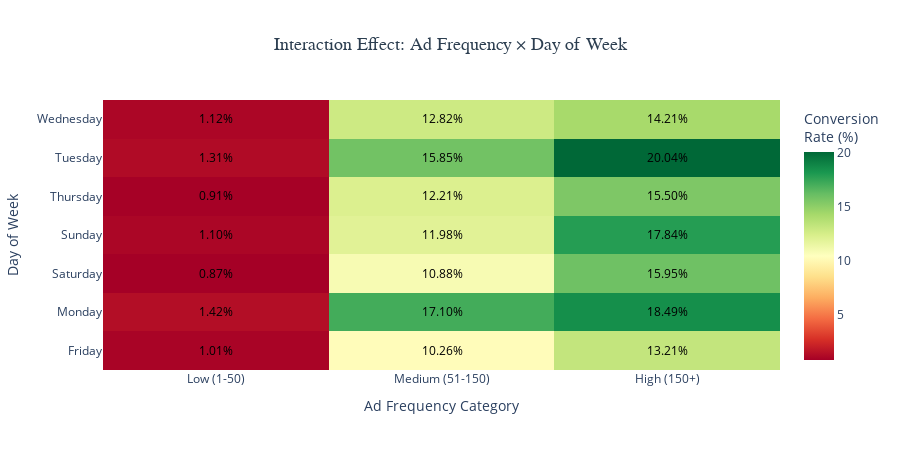

Notebook cell for this chart:
### Code cell
# Create interactive heatmap for Day × Ad Frequency interaction
fig = go.Figure(data=go.Heatmap(
    z=heatmap_data.values,
    x=heatmap_data.columns,
    y=heatmap_data.index,
    colorscale='RdYlGn',
    text=heatmap_data.values,
    texttemplate='%{text:.2f}%',
    textfont={"size": 12, "color": "black"},
    hovertemplate='<b>Day:</b> %{y}<br>' +
                  '<b>Ad Frequency:</b> %{x}<br>' +
                  '<b>Conversion Rate:</b> %{z:.2f}%<br>' +
                  '<extra></extra>',
    colorbar=dict(title="Conversion<br>Rate (%)")
))

fig.update_layout(
    title={
        'text': 'Interaction Effect: Ad Frequency × Day of Week',
        'x': 0.5,
        'xanchor': 'center',
        'font': {'size': 18, 'color': '#2c3e50', 'family': 'Arial Black'}
    },
    xaxis_title='Ad Frequency Category',
    yaxis_title='Day of Week',
    height=450,
    font=dict(size=12)
)

fig.show()

# Find best combinations
best_combo = heatmap_data.stack().idxmax()
best_rate = heatmap_data.stack().max()
print(f"\n[INSIGHT] Best combination: {best_combo[0]} + {best_combo[1]} ({best_rate:.2f}% conversion)")

### Figure 1 — Plotly figure (JSON) as saved in the notebook; plotly's stock layout.template omitted (floating-point values rounded to 4 significant figures)
{"data": [{"colorbar": {"title": {"text": "Conversion<br>Rate (%)"}}, "colorscale": [[0, "rgb(165,0,38)"], [0.1, "rgb(215,48,39)"], [0.2, "rgb(244,109,67)"], [0.3, "rgb(253,174,97)"], [0.4, "rgb(254,224,139)"], [0.5, "rgb(255,255,191)"], [0.6, "rgb(217,239,139)"], [0.7, "rgb(166,217,106)"], [0.8, "rgb(102,189,99)"], [0.9, "rgb(26,152,80)"], [1, "rgb(0,104,55)"]], "hovertemplate": "<b>Day:</b> %{y}<br><b>Ad Frequency:</b> %{x}<br><b>Conversion Rate:</b> %{z:.2f}%<br><extra></extra>", "text": [[1.01, 10.26, 13.21], [1.42, 17.1, 18.49], [0.87, 10.88, 15.95], [1.1, 11.98, 17.84], [0.91, 12.21, 15.5], [1.31, 15.85, 20.04], [1.12, 12.82, 14.21]], "textfont": {"color": "black", "size": 12}, "texttemplate": "%{text:.2f}%", "type": "heatmap", "x": ["Low (1-50)", "Medium (51-150)", "High (150+)"], "y": ["Friday", "Monday", "Saturday", "Sunday", "Thursday", "Tuesday", "Wednesday"], "z": [[1.01, 10.26, 13.21], [1.42, 17.1, 18.49], [0.87, 10.88, 15.95], [1.1, 11.98, 17.84], [0.91, 12.21, 15.5], [1.31, 15.85, 20.04], [1.12, 12.82, 14.21]]}], "layout": {"font": {"size": 12}, "height": 450, "title": {"font": {"color": "#2c3e50", "family": "Arial Black", "size": 18}, "text": "Interaction Effect: Ad Frequency × Day of Week", "x": 0.5, "xanchor": "center"}, "xaxis": {"title": {"text": "Ad Frequency Category"}}, "yaxis": {"title": {"text": "Day of Week"}}}}
